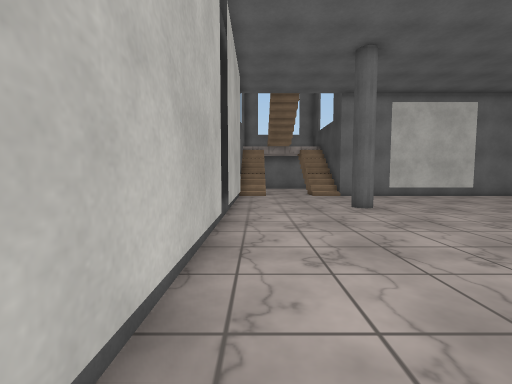
view 1 (above)

15 first-person views from a walk through a Unity game level. The camera is 1.3 m above the floor, tilts 4° down and sees 90° across. The floor is counted in squares, 1 m on a side. Each view is taken from the middle of a square. On the plan, view 1 faces up. The plan holds only what a view shows up to about 13 squares ahead; the rest is blank. The place goes on beyond the plan. Surface patterns are stand-ins for the level's own textures.

view 2
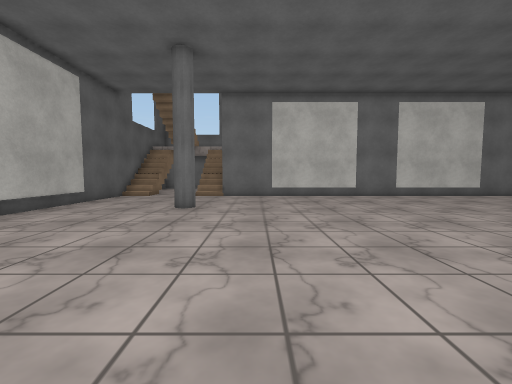

view 3
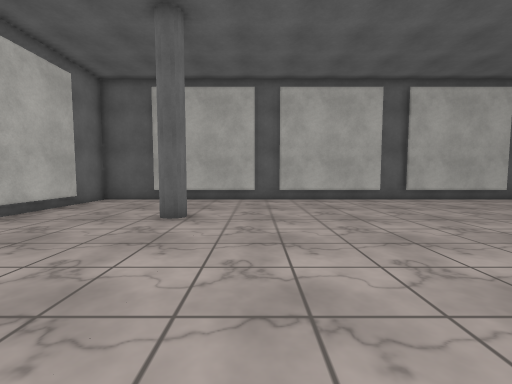

view 4
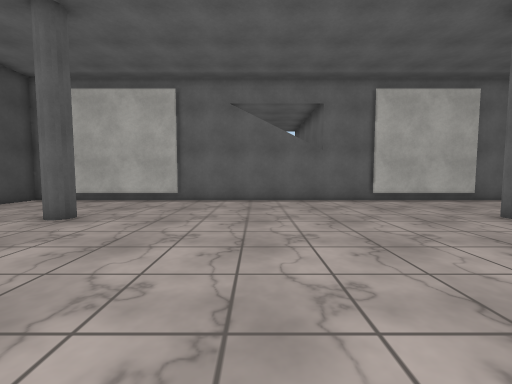

view 5
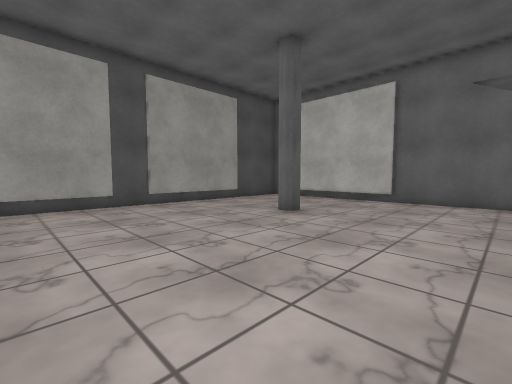

view 6
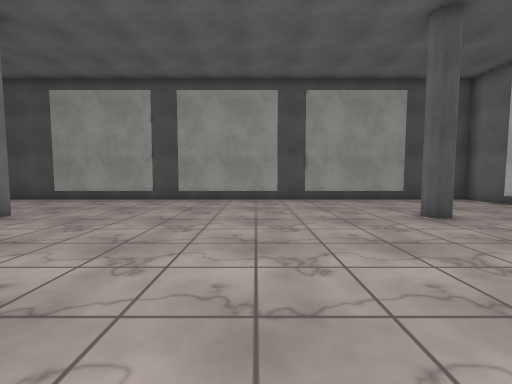

view 7
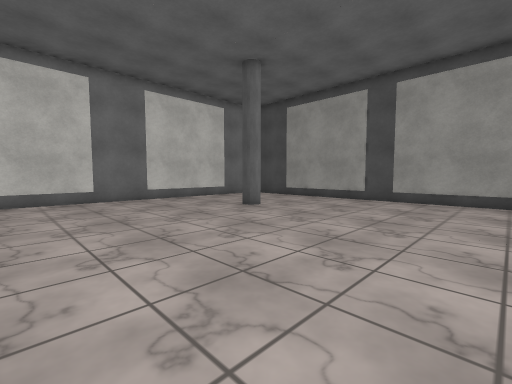

view 8
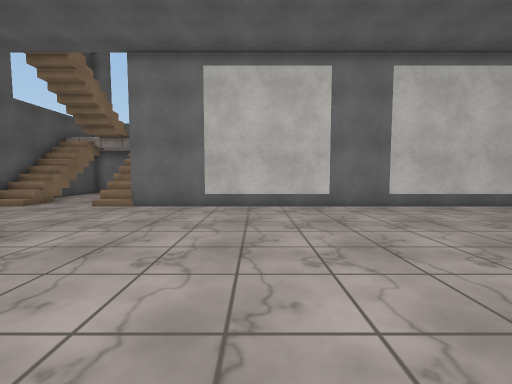

view 9
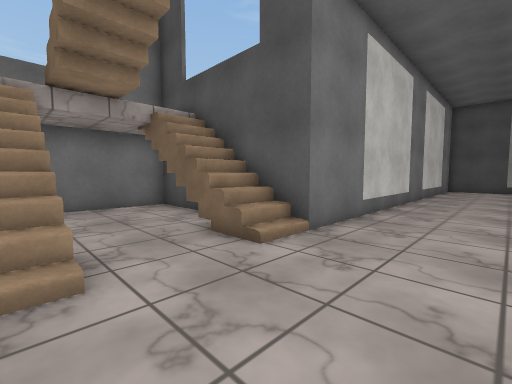

view 10
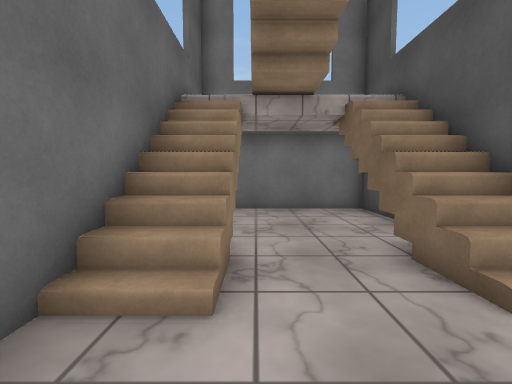

view 11
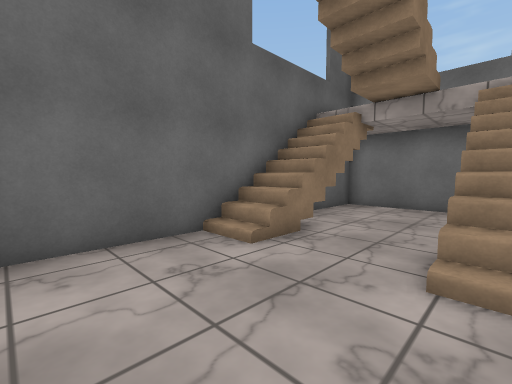

view 12
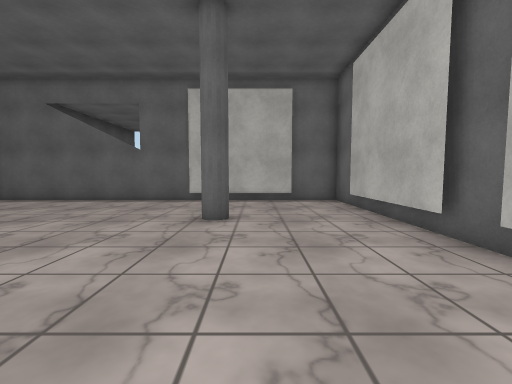

view 13
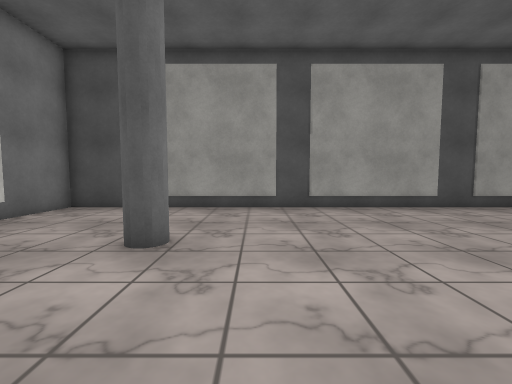

view 14
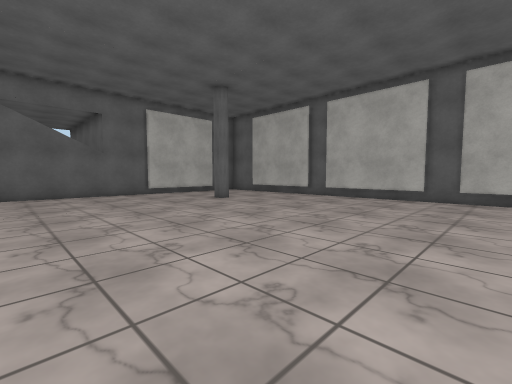

view 15
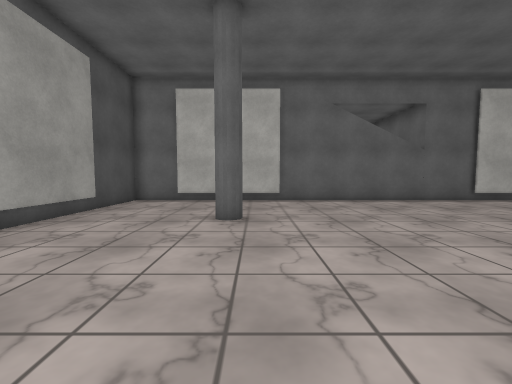

### Floor plan
Points are (right, up) in squares from view 1. A wall is a line through its corners. A room is listed if a view was taken in it or the views show most of it. See-through windows are left out.
Room 1 (views 1, 2, 3, 4, 5, 6, 7, 8, 9, 10, 11, 12, 13, 14, 15)
walls: (-0.7, 5.2) (-0.7, 0.1); (-0.7, -1) (-0.7, -6.1); (5, 15.2) (5, 22.7) (-1, 22.7) (-1, -8.7) (23, -8.7) (23, 15.3) (4.5, 15.3); (-0.7, 11.5) (-0.7, 6.4); (15.8, -8.5) (20.9, -8.5); (1.1, -8.5) (6.2, -8.5)
low walls: (5, 15.8) (4.5, 15.8)

Positions as (right, up) in squares from view 1, and headings:
1: (0, 0), facing up
2: (7, 0), facing up
3: (12, -1), facing left
4: (12, 4), facing down
5: (12, 4), facing down-right
6: (10, 2), facing right
7: (10, 2), facing up-right
8: (10, 5), facing up
9: (0, 12), facing up-right
10: (1, 13), facing up
11: (4, 12), facing up-left
12: (3, 4), facing down
13: (13, 8), facing right
14: (13, 8), facing down-left
15: (17, 4), facing down
